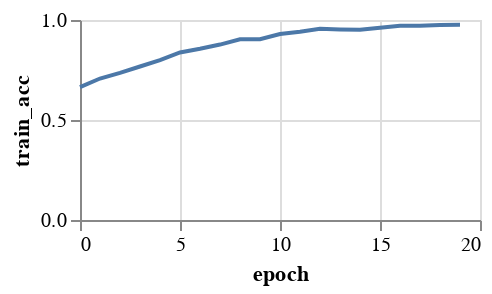

Write notebook code for a chart like this one.
### Code cell
alt.Chart(df).mark_line().encode(
    alt.X('epoch', scale=alt.Scale()),
    alt.Y('train_acc')).properties(
        width=200,
        height=100
    )

### Figure 1 — Vega-Lite specification as saved in the notebook (floating-point values rounded to 4 significant figures)
{"$schema": "https://vega.github.io/schema/vega-lite/v2.6.0.json", "config": {"view": {"height": 300, "width": 400}}, "data": {"name": "data-d9612252d4c7334a052b313c65160758"}, "datasets": {"data-d9612252d4c7334a052b313c65160758": [{"epoch": 0, "train_acc": 0.6647, "train_loss": 0.729, "valid_acc": 0.635}, {"epoch": 1, "train_acc": 0.7073, "train_loss": 0.7261, "valid_acc": 0.656}, {"epoch": 2, "train_acc": 0.736, "train_loss": 0.678, "valid_acc": 0.663}, {"epoch": 3, "train_acc": 0.7674, "train_loss": 0.6927, "valid_acc": 0.661}, {"epoch": 4, "train_acc": 0.7997, "train_loss": 0.563, "valid_acc": 0.669}, {"epoch": 5, "train_acc": 0.8379, "train_loss": 0.6461, "valid_acc": 0.661}, {"epoch": 6, "train_acc": 0.8561, "train_loss": 0.4547, "valid_acc": 0.645}, {"epoch": 7, "train_acc": 0.8772, "train_loss": 0.4139, "valid_acc": 0.626}, {"epoch": 8, "train_acc": 0.9033, "train_loss": 0.5475, "valid_acc": 0.633}, {"epoch": 9, "train_acc": 0.9037, "train_loss": 0.349, "valid_acc": 0.599}, {"epoch": 10, "train_acc": 0.93, "train_loss": 0.3191, "valid_acc": 0.633}, {"epoch": 11, "train_acc": 0.9412, "train_loss": 0.2499, "valid_acc": 0.622}, {"epoch": 12, "train_acc": 0.9562, "train_loss": 0.2469, "valid_acc": 0.627}, {"epoch": 13, "train_acc": 0.9524, "train_loss": 0.3517, "valid_acc": 0.603}, {"epoch": 14, "train_acc": 0.9507, "train_loss": 0.2853, "valid_acc": 0.59}, {"epoch": 15, "train_acc": 0.961, "train_loss": 0.2095, "valid_acc": 0.624}, {"epoch": 16, "train_acc": 0.971, "train_loss": 0.1579, "valid_acc": 0.628}, {"epoch": 17, "train_acc": 0.9709, "train_loss": 0.1322, "valid_acc": 0.628}, {"epoch": 18, "train_acc": 0.9751, "train_loss": 0.1521, "valid_acc": 0.63}, {"epoch": 19, "train_acc": 0.9758, "train_loss": 0.09668, "valid_acc": 0.612}]}, "encoding": {"x": {"field": "epoch", "scale": {}, "type": "quantitative"}, "y": {"field": "train_acc", "type": "quantitative"}}, "height": 100, "mark": "line", "width": 200}
